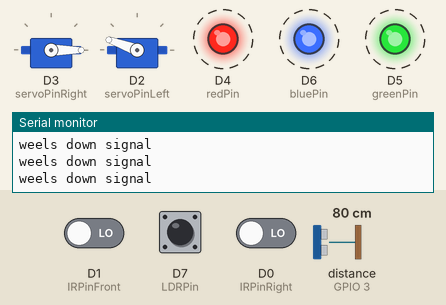
A sketch run on a simulated ESP8266 (NodeMCU). On the bench: 2 × servo, output pins drawn as LEDs (lit = HIGH), the last lines printed to the serial monitor. Wiring (inferred from the names in the program): ultrasonic range finder: trigger D8; echo GPIO 3. Dashed ring = blinking. The inputs (shaded band) are chosen by the test bench; at power-on: distance to the obstacle (sensor on GPIO 3) 80 cm, D1 (IRPinFront) LOW, D7 (LDRPin) HIGH, D0 (IRPinRight) LOW. The echo pulse lasts 58.3 µs per cm; pins used as bus, display or sensor lines are not drawn.

Above: at 1.2 s.
1.3 s: distance to the obstacle (sensor on GPIO 3) set to 2 cm
At 2.5 s:
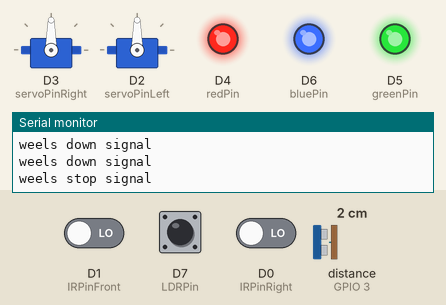
2.8 s: distance to the obstacle (sensor on GPIO 3) set to 8 cm
4.3 s: distance to the obstacle (sensor on GPIO 3) set to 11 cm
At 4.48 s:
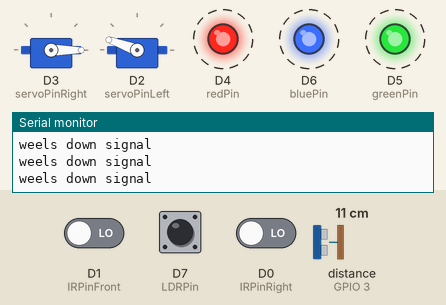
7.3 s: D1 (IRPinFront) driven HIGH
At 8.6 s:
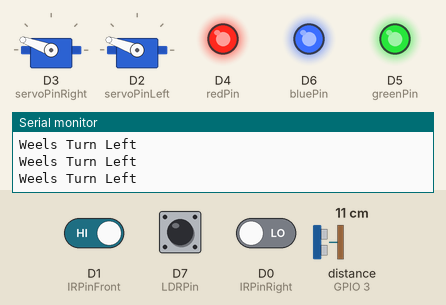
8.9 s: D1 (IRPinFront) driven LOW
At 9.17 s:
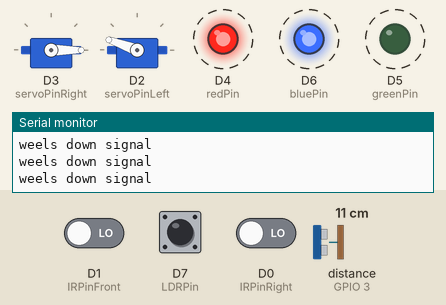
11.9 s: distance to the obstacle (sensor on GPIO 3) set to 60 cm
Timing chart, 0 to 15.9 s (numbered marks = the images above; inputs shaded):
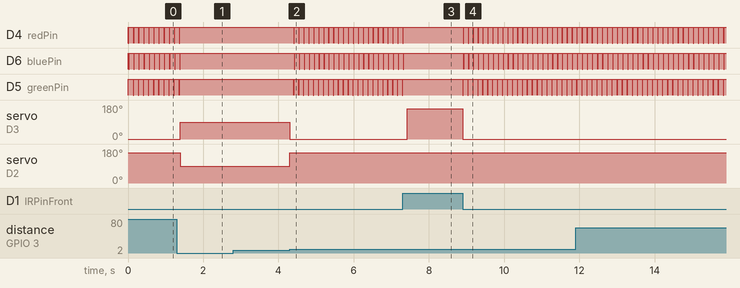

Measured:
- the behaviour switches between 9 and 10 cm on distance to the obstacle (sensor on GPIO 3) (found by bisection; images 1 and 2)
- after the input at 1.3 s, D4 (redPin), D6 (bluePin), D5 (greenPin): goes on until 1.4 s, then stays HIGH; servo on D3 (servoPinRight): 0° → 90° after 0.09 s; servo on D2 (servoPinLeft): 160° → 90° after 0.09 s
- after the input at 2.8 s, every drawn part: stays the same
- after the input at 4.3 s, D4 (redPin): alternates HIGH for 0.12 s and LOW for 0.01 s, starting after 0.11 s; D6 (bluePin): alternates HIGH for 0.12 s and LOW for 0.01 s, starting after 0.12 s
- after the input at 7.3 s, D4 (redPin), D6 (bluePin), D5 (greenPin): goes on until 7.3 s, then stays HIGH; servo on D3 (servoPinRight): 0° → 160° after 0.13 s
- after the input at 8.9 s, D4 (redPin), D6 (bluePin), D5 (greenPin): alternates HIGH for 0.12 s and LOW for 0.01 s, starting at once; servo on D3 (servoPinRight): 160° → 0° at once
- by itself, D4 (redPin), D6 (bluePin), D5 (greenPin): alternates HIGH for 0.13 s and LOW for 0.01 s

The sketch:

RobotPaul.ino
```cpp
//Set debug mode/Serial.print on or off
bool debugMode = false;
int timeToTurn90Degrees = 6000;
bool lineDetected = false;
// library voor servo's
#include <Servo.h>

// Create objects for the weels
Servo ServoLeft;
Servo ServoRight;

// Servo pin's
#define IRPinRight D0
#define IRPinFront D1
#define servoPinLeft D2
#define servoPinRight D3
#define redPin D4
#define greenPin D5
#define bluePin D6
#define LDRPin D7
#define trigPin D8
#define echoPin D9

/*************************************************************************/

void setup() {
  // Serial stuff
  if (debugMode) {
    Serial.begin(9600);
  }

  //Set all the pin modes
  pinMode(IRPinRight, INPUT);
  pinMode(IRPinRight, INPUT);
  pinMode(redPin, OUTPUT);
  pinMode(greenPin, OUTPUT);
  pinMode(bluePin, OUTPUT);
  pinMode(LDRPin, INPUT);
  pinMode(trigPin, OUTPUT);
  pinMode(echoPin, INPUT);
  // Bind servo objects to pins
  ServoRight.attach(servoPinRight);
  ServoLeft.attach(servoPinLeft);

  //Turn the LED's off
  digitalWrite(greenPin, HIGH);
  digitalWrite(redPin, HIGH);
  digitalWrite(bluePin, HIGH);

  wheelsTurnRight(0);
  int startTime = millis();
  while (millis() < (startTime + timeToTurn90Degrees)){
    if(!infraRoodFront()){
      lineDetected = true;
      break;
    }
  }
  if (lineDetected){
    turnLeft();
  } else {
    wheelsDown(0);
    while(infraRoodFront()){
      //rechtdoorrijden tot er een lijn is gevonden
    }
    turnLeft();
  }
}
/*************************************************************************/


void loop() {

  if (!infraRoodFront() && !infraRoodRight()) {
    turnLeft();
  }
  if (infraRoodFront()) {
    turnLeft();
  }
  if (checkFrontColour() == 'r') {
    commenceDancing();
  }

  if (ultrasoon(10)) {
    avoidObstacle();
  }

  wheelsDown(100);

}

/*************************************************************************/
void avoidObstacle() {
  wheelsStop(0);
  int startTimer = millis();
  while (millis() < (startTimer + 5000)) {
    if (!ultrasoon(10)) {
      if (!ultrasoon(10)) {
        return;
      }
    }
  }
  wheelsTurnLeft(6000);//draai 180 graden
  wheelsDown(0);
  while (millis() < (startTimer + 5000)) {
    if (ultrasoon(10)) {
      avoidObstacle();
    }
  }
  wheelsTurnLeft(6000);
}


void turnLeft() {
  while (infraRoodFront()) {
    wheelsTurnLeft(0);
  }
  wheelsDown(0);
}

void turnRight() {
  while (!infraRoodFront()) {
    wheelsTurnRight(0);
  }
  while (infraRoodFront()) {
    wheelsTurnLeft(0);
  }
  wheelsDown(0);
}

// void's with a timer you can set

void wheelsDown(float timelapse) {
  Serial.println("weels down signal");
  ServoLeft.write(160);
  ServoRight.write(-160);
  delay(timelapse);
}

void wheelsStop(float timelapse) {
  Serial.println("weels stop signal");
  ServoLeft.write(90);
  ServoRight.write(90);
  delay(timelapse);
}

void wheelsUp(float timelapse) {
  Serial.println("weels up signal");
  ServoLeft.write(-160);
  ServoRight.write(160);
  delay(timelapse);
}

void wheelsTurnLeft(float timelapse) {
  Serial.println("Weels Turn Left");
  ServoLeft.write(160);
  ServoRight.write(160);
  delay(timelapse);
}

void wheelsTurnRight(float timelapse) {
  Serial.println("Weels Turn Right");
  ServoLeft.write(-160);
  ServoRight.write(-160);
  delay(timelapse);
}

bool infraRoodFront() {
  if (digitalRead(IRPinFront) == HIGH) {
    return true; //grond
  } else {
    return false; //lijn
  }
}

bool infraRoodRight() {
  if (digitalRead(IRPinRight) == HIGH) {
    return true; //grond
  } else {
    return false; //lijn
  }
}

void commenceDancing() {
  wheelsTurnRight(1);
  while (true) {
    //ENDLESS LOOP
  }
}

char checkFrontColour() {
  digitalWrite(greenPin, LOW);
  delay(10);
  bool green = digitalRead(LDRPin);
  digitalWrite(greenPin, HIGH);
  digitalWrite(redPin, LOW);
  delay(10);
  bool red = digitalRead(LDRPin);
  digitalWrite(redPin, HIGH);
  digitalWrite(bluePin, LOW);
  delay(10);
  bool blue = digitalRead(LDRPin);
  digitalWrite(bluePin, HIGH);

  if (!green && !blue && red) {
    return 'r'; //Rood
  } else if (!green && !blue && !red) {
    return 'z'; //Zwart
  } else if (green && blue && red) {
    return 'w'; //Wit
  } else {
    return 'u'; //Unknown
  }
}

bool ultrasoon(int detecteerAfstandInCentimeter) {
  long duratie;
  long cm;

  // The sensor is triggered by a HIGH pulse of 10 or more microseconds.
  // Give a short LOW pulse beforehand to ensure a clean HIGH pulse:
  digitalWrite(trigPin, LOW);
  delayMicroseconds(2);
  digitalWrite(trigPin, HIGH);
  delayMicroseconds(10);
  digitalWrite(trigPin, LOW);

  // Read the signal from the sensor: a HIGH pulse whose
  // duration is the time (in microseconds) from the sending
  // of the ping to the reception of its echo off of an object.
  duratie = pulseIn(echoPin, HIGH);

  // convert the time into a distance by dividing the duration by the speed of sound in cm/μs (29cm/μs).
  //Then devide by two because the soudwave has to travel the same distance twic (foward and back)
  cm = duratie / 29 / 2;

  if (cm < detecteerAfstandInCentimeter) {
    return true; //returns true if object is closer then distance in the parameter
  } else {
    return false; //return false if object is further away then distance in the parameter
  }
}
```
